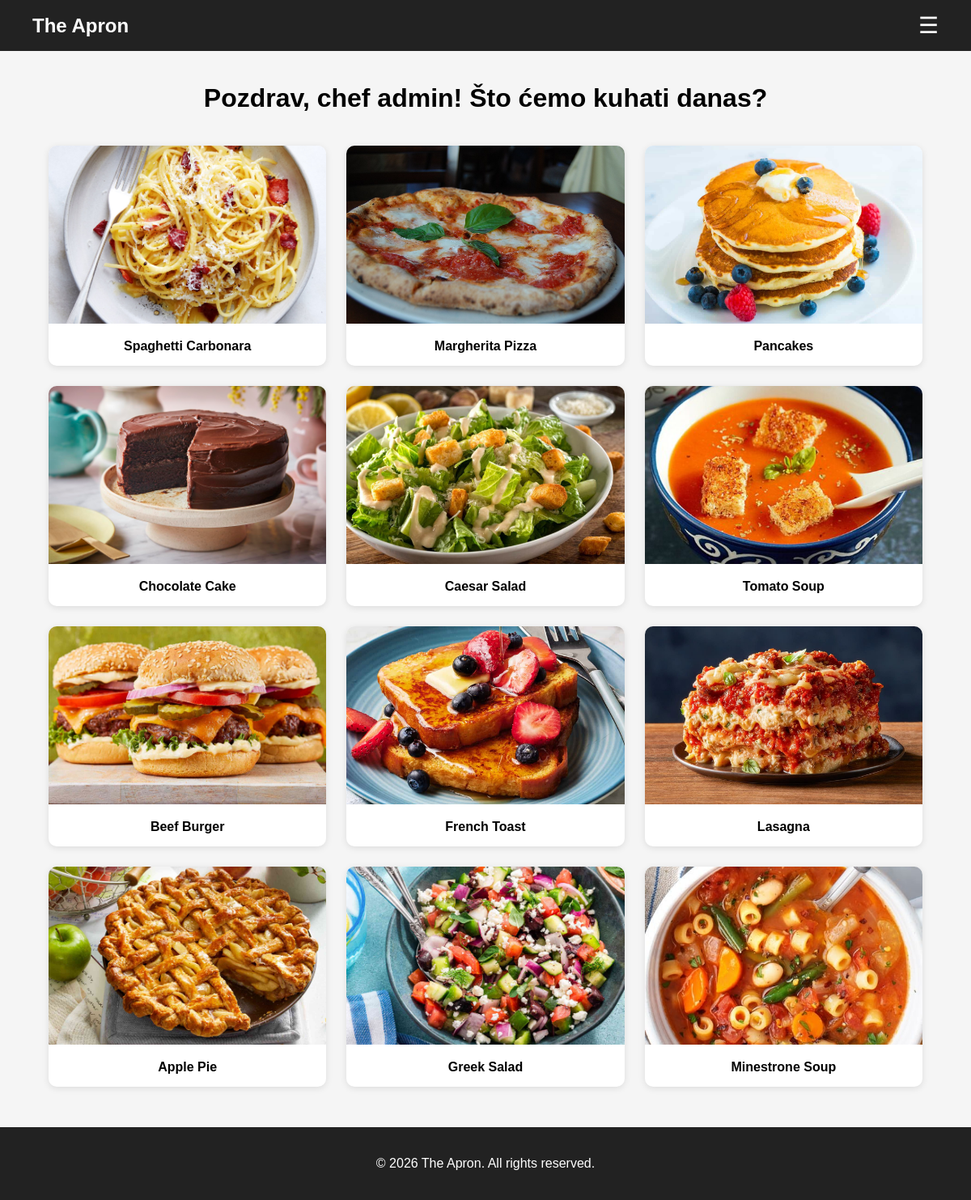
/index.php (signed in), run on an earlier commit of the app's database.
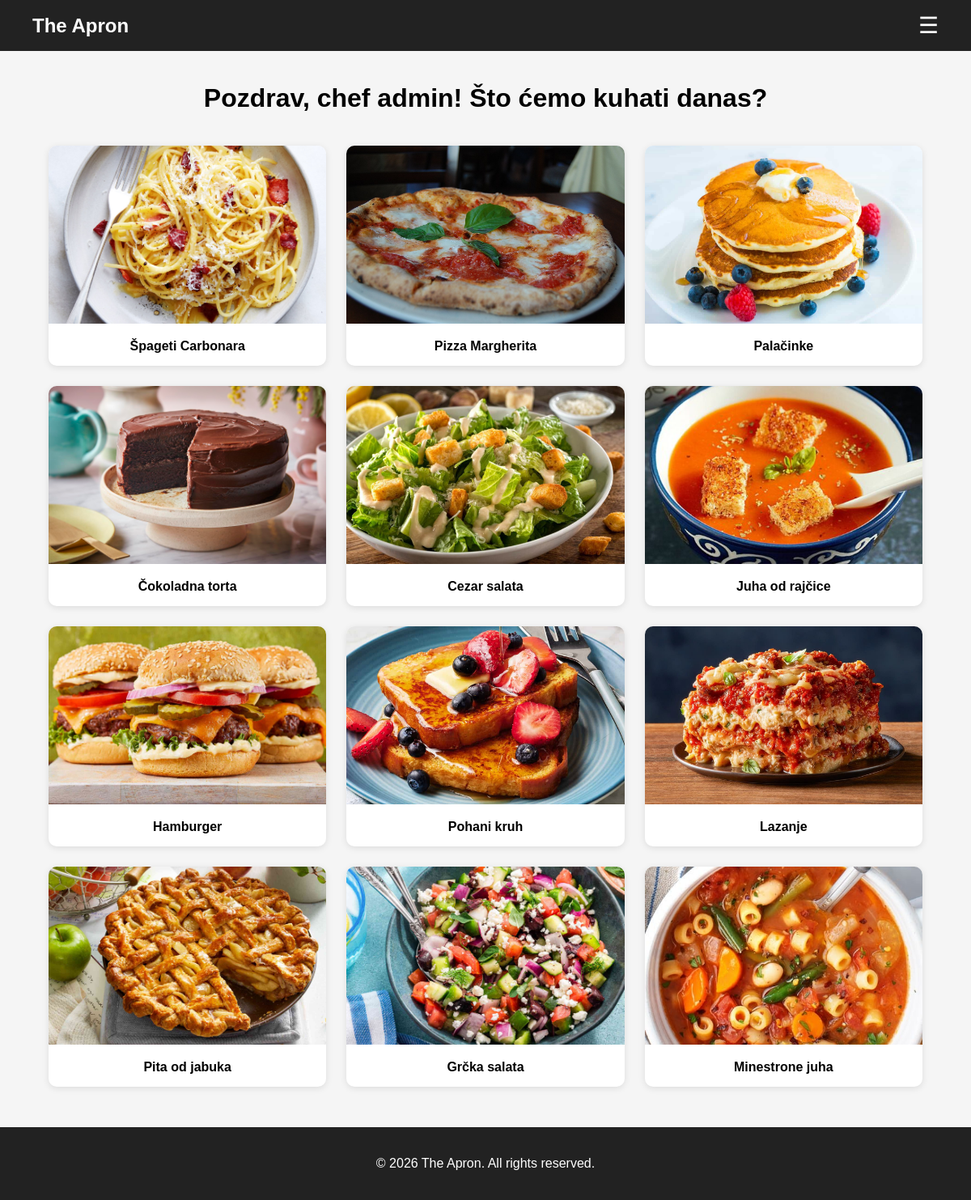
And on a later commit of the database.
### tables this page shows
CREATE TABLE recipes (
    id INT AUTO_INCREMENT PRIMARY KEY,
    title VARCHAR(150) NOT NULL,
    description TEXT NOT NULL,
    ingredients TEXT NOT NULL,
    instructions TEXT NOT NULL,
    image_url VARCHAR(255),
    category_id INT,
    created_at TIMESTAMP DEFAULT CURRENT_TIMESTAMP,
    FOREIGN KEY (category_id) REFERENCES categories(id) ON DELETE SET NULL
);

### index.php (the view, shortened to what this page needs)
<?php
require_once "config/db.php";
$stmt = $pdo->prepare("SELECT id, title, image_url FROM recipes");
$stmt->execute();
$recipes = $stmt->fetchAll(PDO::FETCH_ASSOC);
?>
<!DOCTYPE html>
<html lang="en">
<head>
    <link rel="stylesheet" href="css/style.css">
</head>
<body>
    <nav class="navbar">
        <div class="logo">The Apron</div>
        <div class="hamburger" id="hamburger">
            ☰
        </div>
    </nav>
    <main class="container">
        <h1 class="page-title">Pozdrav, chef <?= $_SESSION["username"] ?>! Što ćemo kuhati danas?</h1>
        <div class="grid">
            <?php foreach ($recipes as $recipe): ?>
                <a class="card" href="recipe.php?id=<?= $recipe['id'] ?>">
                    <img src="/theapron<?= $recipe['image_url'] ?>" alt="<?= $recipe['title'] ?>">
                    <div class="card-title">
                        <?= htmlspecialchars($recipe['title']) ?>
                    </div>
                </a>
            <?php endforeach; ?>
        </div>
    </main>
    <footer class="footer">
        <p>© 2026 The Apron. All rights reserved.</p>
    </footer>
</body>
</html>

### css/style.css (style rules this page uses)
body { margin: 0; font-family: Arial, sans-serif; background: #f5f5f5; min-height: 100vh; display: flex; flex-direction: column; }
.container { flex: 1; width: 90%; max-width: 1200px; margin: 0 auto; }
.page-title { text-align: center; margin: 30px 0; padding: 10px; }
.grid { display: grid; grid-template-columns: repeat(3, 1fr); gap: 25px; margin-bottom: 50px; }
.card { background: white; border-radius: 10px; overflow: hidden; text-decoration: none; color: black; box-shadow: 0 2px 8px rgba(0,0,0,0.1); transition: transform 0.2s; }
.card img { width: 100%; height: 220px; object-fit: cover; }
.card-title { padding: 15px; text-align: center; font-weight: bold; }
.navbar { background: #222; color: white; display: flex; justify-content: space-between; align-items: center; padding: 15px 40px; position: relative; }
.logo { font-size: 24px; font-weight: bold; }
.hamburger { font-size: 28px; cursor: pointer; user-select: none; }
.footer { background: #222; color: white; text-align: center; padding: 20px; }
* { box-sizing: border-box; }

What changed in the data, as far as the page shows it:
changed recipes: title "Spaghetti Carbonara" → "Špageti Carbonara"
changed recipes: title "Margherita Pizza" → "Pizza Margherita"
changed recipes: title "Pancakes" → "Palačinke"
changed recipes: title "Chocolate Cake" → "Čokoladna torta"
changed recipes: title "Caesar Salad" → "Cezar salata"
changed recipes: title "Tomato Soup" → "Juha od rajčice"
changed recipes: title "Beef Burger" → "Hamburger"
changed recipes: title "French Toast" → "Pohani kruh"
changed recipes: title "Lasagna" → "Lazanje"
changed recipes: title "Apple Pie" → "Pita od jabuka"
changed recipes: title "Greek Salad" → "Grčka salata"
changed recipes: title "Minestrone Soup" → "Minestrone juha"
